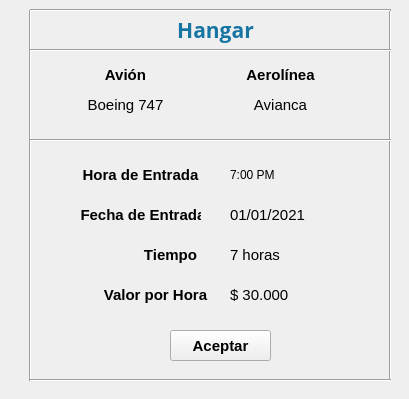
      <widget class="QWidget" name="page_2">
       <widget class="QLabel" name="lb_nomHangar">
        <property name="geometry">
         <rect>
          <x>100</x>
          <y>10</y>
          <width>231</width>
          <height>41</height>
         </rect>
        </property>
        <property name="font">
         <font>
          <family>Open Sans</family>
          <pointsize>12</pointsize>
         </font>
        </property>
        <property name="text">
         <string>&lt;html&gt;&lt;head/&gt;&lt;body&gt;&lt;p align=&quot;center&quot;&gt;&lt;span style=&quot; font-size:16pt; font-weight:600; color:#1675a3;&quot;&gt;Hangar&lt;/span&gt;&lt;/p&gt;&lt;/body&gt;&lt;/html&gt;</string>
        </property>
        <property name="textFormat">
         <enum>Qt::RichText</enum>
        </property>
       </widget>
       <widget class="QLabel" name="label_cerrarsesion_12">
        <property name="geometry">
         <rect>
          <x>90</x>
          <y>60</y>
          <width>71</width>
          <height>31</height>
         </rect>
        </property>
        <property name="font">
         <font>
          <family>Nirmala UI</family>
          <pointsize>11</pointsize>
          <weight>75</weight>
          <bold>true</bold>
         </font>
        </property>
        <property name="text">
         <string>&lt;html&gt;&lt;head/&gt;&lt;body&gt;&lt;p align=&quot;center&quot;&gt;Avión&lt;/p&gt;&lt;/body&gt;&lt;/html&gt;</string>
        </property>
       </widget>
       <widget class="QLabel" name="lb_ModelodeAvion">
        <property name="geometry">
         <rect>
          <x>60</x>
          <y>90</y>
          <width>131</width>
          <height>31</height>
         </rect>
        </property>
        <property name="font">
         <font>
          <family>Nirmala UI</family>
          <pointsize>11</pointsize>
         </font>
        </property>
        <property name="text">
         <string>&lt;html&gt;&lt;head/&gt;&lt;body&gt;&lt;p align=&quot;center&quot;&gt;&lt;span style=&quot; color:#000000;&quot;&gt;Boeing 747&lt;/span&gt;&lt;/p&gt;&lt;/body&gt;&lt;/html&gt;</string>
        </property>
       </widget>
       <widget class="QLabel" name="label_cerrarsesion_11">
        <property name="geometry">
         <rect>
          <x>230</x>
          <y>60</y>
          <width>101</width>
          <height>31</height>
         </rect>
        </property>
        <property name="font">
         <font>
          <family>Nirmala UI</family>
          <pointsize>10</pointsize>
          <weight>75</weight>
          <bold>true</bold>
         </font>
        </property>
        <property name="text">
         <string>&lt;html&gt;&lt;head/&gt;&lt;body&gt;&lt;p align=&quot;center&quot;&gt;&lt;span style=&quot; font-size:11pt;&quot;&gt;Aerolínea&lt;/span&gt;&lt;/p&gt;&lt;/body&gt;&lt;/html&gt;</string>
        </property>
       </widget>
       <widget class="QLabel" name="lb_NombreAerolinea">
        <property name="geometry">
         <rect>
          <x>220</x>
          <y>90</y>
          <width>121</width>
          <height>31</height>
         </rect>
        </property>
        <property name="font">
         <font>
          <family>Nirmala UI</family>
          <pointsize>12</pointsize>
         </font>
        </property>
        <property name="text">
         <string>&lt;html&gt;&lt;head/&gt;&lt;body&gt;&lt;p align=&quot;center&quot;&gt;&lt;span style=&quot; font-size:11pt; color:#000000;&quot;&gt;Avianca&lt;/span&gt;&lt;/p&gt;&lt;/body&gt;&lt;/html&gt;</string>
        </property>
       </widget>
       <widget class="QLabel" name="label_cerrarsesion_13">
        <property name="geometry">
         <rect>
          <x>80</x>
          <y>160</y>
          <width>121</width>
          <height>31</height>
         </rect>
        </property>
        <property name="font">
         <font>
          <family>Nirmala UI</family>
          <pointsize>9</pointsize>
          <weight>75</weight>
          <bold>true</bold>
         </font>
        </property>
        <property name="text">
         <string>&lt;html&gt;&lt;head/&gt;&lt;body&gt;&lt;p align=&quot;center&quot;&gt;&lt;span style=&quot; font-size:11pt;&quot;&gt;Hora de Entrada&lt;/span&gt;&lt;/p&gt;&lt;/body&gt;&lt;/html&gt;</string>
        </property>
       </widget>
       <widget class="QLabel" name="lb_fechaEntrada">
        <property name="geometry">
         <rect>
          <x>230</x>
          <y>200</y>
          <width>101</width>
          <height>31</height>
         </rect>
        </property>
        <property name="font">
         <font>
          <pointsize>12</pointsize>
         </font>
        </property>
        <property name="text">
         <string>&lt;html&gt;&lt;head/&gt;&lt;body&gt;&lt;p&gt;&lt;span style=&quot; font-size:11pt; color:#000000;&quot;&gt;01/01/2021&lt;/span&gt;&lt;/p&gt;&lt;/body&gt;&lt;/html&gt;</string>
        </property>
       </widget>
       <widget class="QLabel" name="label_cerrarsesion_14">
        <property name="geometry">
         <rect>
          <x>80</x>
          <y>200</y>
          <width>121</width>
          <height>31</height>
         </rect>
        </property>
        <property name="font">
         <font>
          <family>Nirmala UI</family>
          <pointsize>9</pointsize>
          <weight>75</weight>
          <bold>true</bold>
         </font>
        </property>
        <property name="text">
         <string>&lt;html&gt;&lt;head/&gt;&lt;body&gt;&lt;p align=&quot;center&quot;&gt;&lt;span style=&quot; font-size:11pt;&quot;&gt;Fecha de Entrada&lt;/span&gt;&lt;/p&gt;&lt;/body&gt;&lt;/html&gt;</string>
        </property>
       </widget>
       <widget class="QLabel" name="lb_HoraEntrada">
        <property name="geometry">
         <rect>
          <x>230</x>
          <y>160</y>
          <width>71</width>
          <height>31</height>
         </rect>
        </property>
        <property name="font">
         <font>
          <family>Nirmala UI</family>
         </font>
        </property>
        <property name="text">
         <string>&lt;html&gt;&lt;head/&gt;&lt;body&gt;&lt;p&gt;&lt;span style=&quot; color:#000000;&quot;&gt;7:00 PM&lt;/span&gt;&lt;/p&gt;&lt;/body&gt;&lt;/html&gt;</string>
        </property>
       </widget>
       <widget class="QLabel" name="lb_TiempoenHoras">
        <property name="geometry">
         <rect>
          <x>230</x>
          <y>240</y>
          <width>91</width>
          <height>31</height>
         </rect>
        </property>
        <property name="font">
         <font>
          <family>Nirmala UI</family>
          <pointsize>11</pointsize>
         </font>
        </property>
        <property name="text">
         <string>&lt;html&gt;&lt;head/&gt;&lt;body&gt;&lt;p&gt;&lt;span style=&quot; color:#000000;&quot;&gt;7 horas&lt;/span&gt;&lt;/p&gt;&lt;/body&gt;&lt;/html&gt;</string>
        </property>
       </widget>
       <widget class="QLabel" name="label_cerrarsesion_15">
        <property name="geometry">
         <rect>
          <x>140</x>
          <y>240</y>
          <width>61</width>
          <height>31</height>
         </rect>
        </property>
        <property name="font">
         <font>
          <family>Nirmala UI</family>
          <pointsize>10</pointsize>
          <weight>75</weight>
          <bold>true</bold>
         </font>
        </property>
        <property name="text">
         <string>&lt;html&gt;&lt;head/&gt;&lt;body&gt;&lt;p align=&quot;center&quot;&gt;&lt;span style=&quot; font-size:11pt;&quot;&gt;Tiempo&lt;/span&gt;&lt;/p&gt;&lt;/body&gt;&lt;/html&gt;</string>
        </property>
       </widget>
       <widget class="QLabel" name="lb_ValordelaHora">
        <property name="geometry">
         <rect>
          <x>230</x>
          <y>280</y>
          <width>71</width>
          <height>31</height>
         </rect>
        </property>
        <property name="font">
         <font>
          <family>Nirmala UI</family>
          <pointsize>11</pointsize>
         </font>
        </property>
        <property name="text">
         <string>&lt;html&gt;&lt;head/&gt;&lt;body&gt;&lt;p&gt;&lt;span style=&quot; color:#000000;&quot;&gt;$ 30.000&lt;/span&gt;&lt;/p&gt;&lt;/body&gt;&lt;/html&gt;</string>
        </property>
       </widget>
       <widget class="QLabel" name="label_cerrarsesion_16">
        <property name="geometry">
         <rect>
          <x>100</x>
          <y>280</y>
          <width>111</width>
          <height>31</height>
         </rect>
        </property>
        <property name="font">
         <font>
          <family>Nirmala UI</family>
          <pointsize>11</pointsize>
          <weight>75</weight>
          <bold>true</bold>
         </font>
        </property>
        <property name="text">
         <string>&lt;html&gt;&lt;head/&gt;&lt;body&gt;&lt;p align=&quot;center&quot;&gt;Valor por Hora&lt;/p&gt;&lt;/body&gt;&lt;/html&gt;</string>
        </property>
       </widget>
       <widget class="Line" name="line_2">
        <property name="geometry">
         <rect>
          <x>20</x>
          <y>10</y>
          <width>20</width>
          <height>371</height>
         </rect>
        </property>
        <property name="orientation">
         <enum>Qt::Vertical</enum>
        </property>
       </widget>
       <widget class="Line" name="line_3">
        <property name="geometry">
         <rect>
          <x>380</x>
          <y>10</y>
          <width>20</width>
          <height>371</height>
         </rect>
        </property>
        <property name="orientation">
         <enum>Qt::Vertical</enum>
        </property>
       </widget>
       <widget class="Line" name="line_4">
        <property name="geometry">
         <rect>
          <x>30</x>
          <y>0</y>
          <width>361</width>
          <height>20</height>
         </rect>
        </property>
        <property name="orientation">
         <enum>Qt::Horizontal</enum>
        </property>
       </widget>
       <widget class="Line" name="line_5">
        <property name="geometry">
         <rect>
          <x>30</x>
          <y>40</y>
          <width>361</width>
          <height>20</height>
         </rect>
        </property>
        <property name="orientation">
         <enum>Qt::Horizontal</enum>
        </property>
       </widget>
       <widget class="Line" name="line_6">
        <property name="geometry">
         <rect>
          <x>30</x>
          <y>130</y>
          <width>361</width>
          <height>20</height>
         </rect>
        </property>
        <property name="orientation">
         <enum>Qt::Horizontal</enum>
        </property>
       </widget>
       <widget class="QPushButton" name="bt_aceptarinfhg">
        <property name="geometry">
         <rect>
          <x>170</x>
          <y>330</y>
          <width>101</width>
          <height>31</height>
         </rect>
        </property>
        <property name="font">
         <font>
          <pointsize>11</pointsize>
          <weight>75</weight>
          <bold>true</bold>
         </font>
        </property>
        <property name="text">
         <string>Aceptar</string>
        </property>
       </widget>
       <widget class="Line" name="line_7">
        <property name="geometry">
         <rect>
          <x>30</x>
          <y>370</y>
          <width>361</width>
          <height>20</height>
         </rect>
        </property>
        <property name="orientation">
         <enum>Qt::Horizontal</enum>
        </property>
       </widget>
      </widget>
